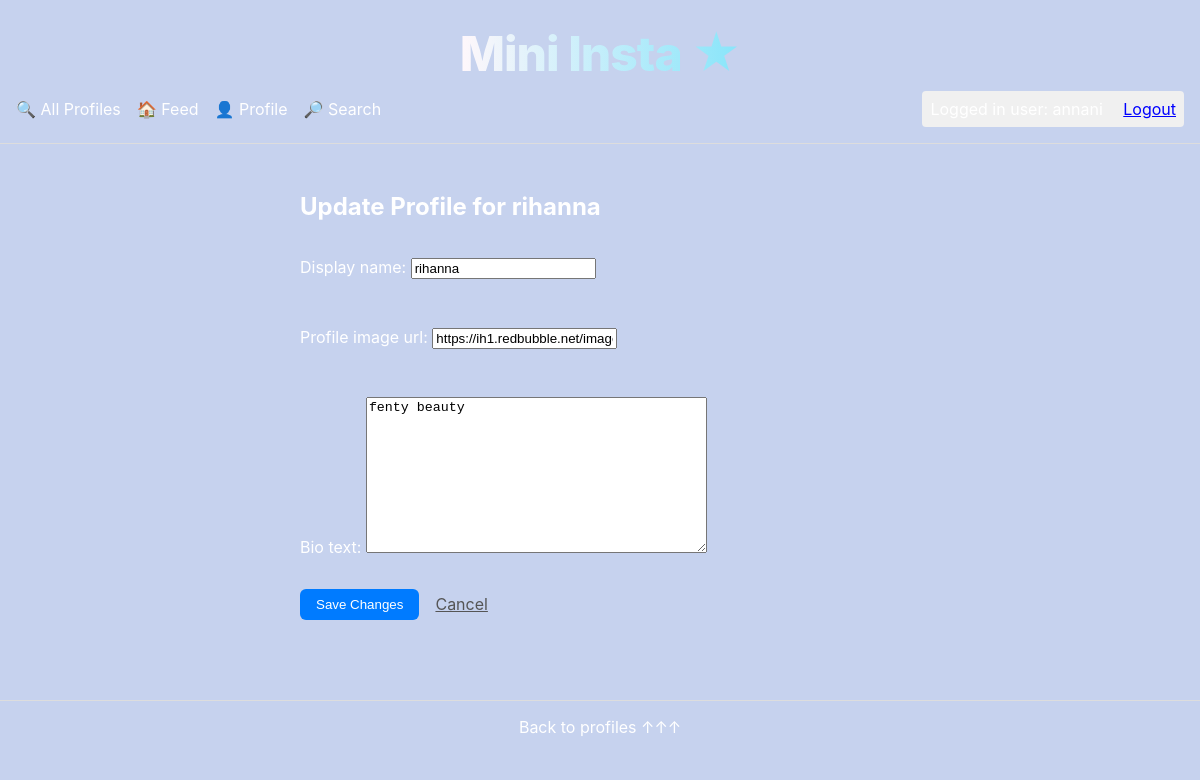
Before: /mini_insta/profile/1/update (signed in) with the older database file.
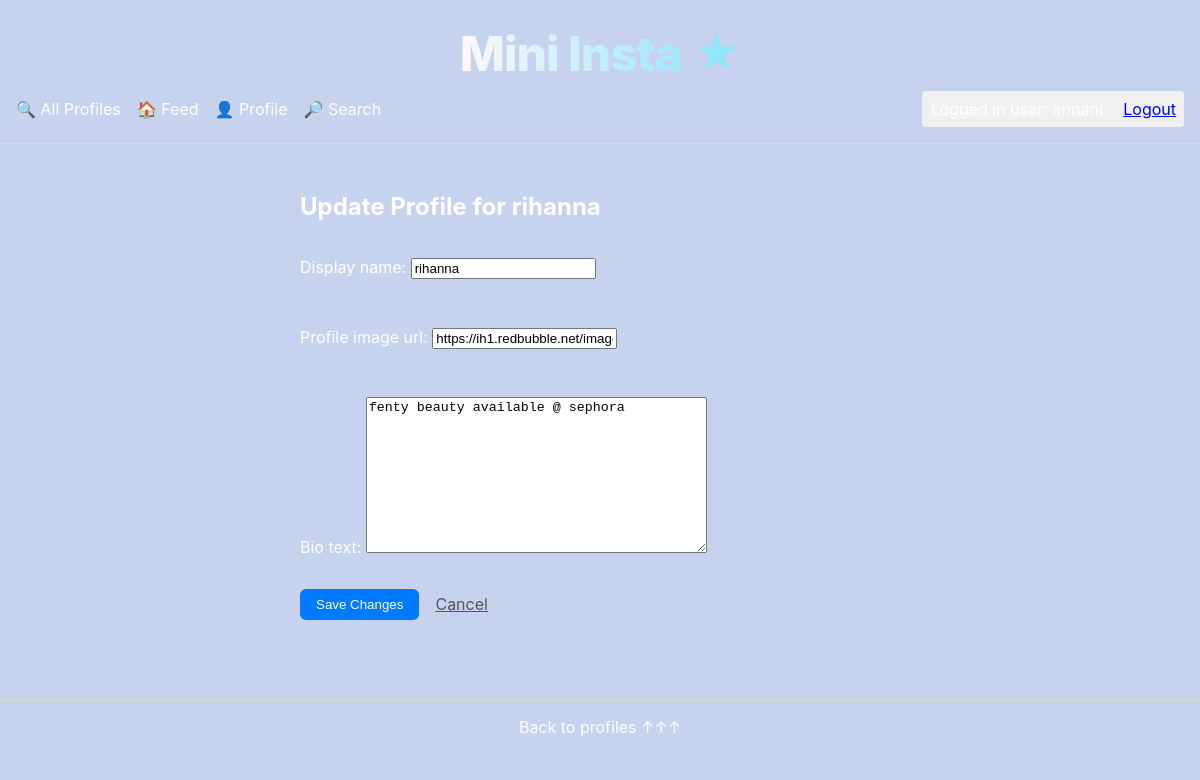
After: the same page with the newer database file.
### mini_insta/models.py (models this page shows, shortened)
class Profile(models.Model):
    user = models.ForeignKey(User, on_delete=models.CASCADE, default=1)
    username = models.CharField(max_length=30, unique=True)
    display_name = models.CharField(max_length=100)
    profile_image_url = models.URLField(blank=True)
    bio_text = models.TextField(blank=True)
    join_date = models.DateField(auto_now_add=True)

### mini_insta/views.py (the view)
# urls.py: path('profile/<int:pk>/update', UpdateProfileView.as_view(), name='update_profile'),
class UpdateProfileView(LoginRequiredMixin, UpdateView):
    model = Profile
    form_class = UpdateProfileForm
    template_name = "mini_insta/update_profile_form.html"

### mini_insta/forms.py
class UpdateProfileForm(forms.ModelForm):
    class Meta:
        model = Profile
        fields = ['display_name', 'profile_image_url', 'bio_text']

### mini_insta/templates/mini_insta/update_profile_form.html (shortened to what this page needs)
{% extends 'mini_insta/base.html' %}
{% block content %}
  <div style="max-width:600px; margin:2rem auto;">
    <h2>Update Profile for {{ object.display_name }}</h2>
    <form method="POST" style="display:flex; flex-direction:column; gap:1rem;">
      {{ form.as_p }}
      <div style="display:flex; gap:1rem; align-items:center;">
        <button type="submit"
                style="background:#007bff; color:white; padding:0.5rem 1rem; border:none; border-radius:6px;">
          Save Changes
        </button>
        <a href="{% url 'mini_insta:show_profile' object.pk %}"
           style="text-decoration:underline; color:#555;">Cancel</a>
      </div>
    </form>
  </div>
{% endblock %}

### mini_insta/templates/mini_insta/base.html (shortened to what this page needs)
{% load static %}
<!doctype html>
<html lang="en">
<head>
  <link rel="stylesheet" href="{% static 'mini_insta/instastyle.css' %}">
</head>
<body>
  <header style="padding:1rem; border-bottom:1px solid #ddd;">
    <h1 class="app-title">
      <a href="{% url 'mini_insta:show_all_profiles' %}">Mini Insta ★</a>
    </h1>
    <nav style="display: flex; gap: 1rem; margin-top: 0.5rem; align-items: center;">
      <a href="{% url 'mini_insta:show_all_profiles' %}">🔍 All Profiles</a>
      {% if profile %}
        <a href="{% url 'mini_insta:show_feed' profile.pk %}">🏠 Feed</a>
        <a href="{% url 'mini_insta:show_profile' profile.pk %}">👤 Profile</a>
        <a href="{% url 'mini_insta:search' profile.pk %}">🔎 Search</a>
      {% endif %}
      <div style="margin-left: auto; padding: 0.5rem; background: #f0f0f0; border-radius: 4px;">
        {% if request.user.is_authenticated %}
          <form method="post" action="{% url 'mini_insta:logout' %}" style="display: inline; margin-left: 1rem;">
            <button type="submit" style="background: none; border: none; color: blue; text-decoration: underline; cursor: pointer; padding: 0; font: inherit;">Logout</button>
          </form>
        {% else %}
          Not logged in
          <a href="{% url 'mini_insta:login' %}" style="margin-left: 1rem;">Login</a>
        {% endif %}
      </div>
    </nav>
  </header>
  <main style="padding:1rem;">
    {% block content %}{% endblock %}
  </main>
  <footer style="padding:1rem; border-top:1px solid #ddd; margin-top:2rem; text-align: center;">
    <a href="{% url 'mini_insta:show_all_profiles' %}">Back to profiles ↑↑↑</a>
  </footer>
</body>
</html>

### static/mini_insta/instastyle.css (style rules this page uses)
body { margin: 0 auto; height: 100%; background-color: #c6d2ee; color: white; font-family: -apple-system, system-ui, "Segoe UI", Roboto, Oxygen, Ubuntu, Cantarell, "Open Sans", "Helvetica Neue", sans-serif; }
a { text-decoration: none; color: inherit; }
.app-title { text-align: center; font-size: 3rem; font-weight: 800; margin: 0.5rem 0; letter-spacing: -1px; }
.app-title a { text-decoration: none; background: linear-gradient(90deg, rgb(255, 247, 251), #88e5fa); -webkit-background-clip: text; -webkit-text-fill-color: transparent; }

Changed rows visible on the page:
changed Profile "rihanna": bio_text "fenty beauty" → "fenty beauty available @ sephora"
